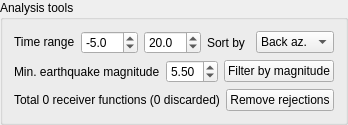
             <widget class="QGroupBox" name="groupBox_10">
              <property name="title">
               <string>Analysis tools</string>
              </property>
              <layout class="QVBoxLayout" name="verticalLayout_21">
               <item>
                <layout class="QHBoxLayout" name="horizontalLayout_3">
                 <item>
                  <widget class="QLabel" name="label_15">
                   <property name="sizePolicy">
                    <sizepolicy hsizetype="Fixed" vsizetype="Fixed">
                     <horstretch>0</horstretch>
                     <verstretch>0</verstretch>
                    </sizepolicy>
                   </property>
                   <property name="text">
                    <string>Time range</string>
                   </property>
                  </widget>
                 </item>
                 <item>
                  <widget class="QDoubleSpinBox" name="doubleSpinBox_7">
                   <property name="decimals">
                    <number>1</number>
                   </property>
                   <property name="minimum">
                    <double>-20.000000000000000</double>
                   </property>
                   <property name="maximum">
                    <double>120.000000000000000</double>
                   </property>
                   <property name="singleStep">
                    <double>0.500000000000000</double>
                   </property>
                   <property name="value">
                    <double>-5.000000000000000</double>
                   </property>
                  </widget>
                 </item>
                 <item>
                  <widget class="QDoubleSpinBox" name="doubleSpinBox_8">
                   <property name="decimals">
                    <number>1</number>
                   </property>
                   <property name="minimum">
                    <double>-20.000000000000000</double>
                   </property>
                   <property name="maximum">
                    <double>120.000000000000000</double>
                   </property>
                   <property name="singleStep">
                    <double>0.500000000000000</double>
                   </property>
                   <property name="value">
                    <double>20.000000000000000</double>
                   </property>
                  </widget>
                 </item>
                 <item>
                  <widget class="QLabel" name="label_7">
                   <property name="text">
                    <string>Sort by</string>
                   </property>
                  </widget>
                 </item>
                 <item>
                  <widget class="QComboBox" name="comboBox_3">
                   <item>
                    <property name="text">
                     <string>Back az.</string>
                    </property>
                   </item>
                   <item>
                    <property name="text">
                     <string>Distance</string>
                    </property>
                   </item>
                  </widget>
                 </item>
                </layout>
               </item>
               <item>
                <layout class="QHBoxLayout" name="horizontalLayout_2">
                 <item>
                  <widget class="QLabel" name="label_36">
                   <property name="text">
                    <string>Min. earthquake magnitude</string>
                   </property>
                  </widget>
                 </item>
                 <item>
                  <widget class="QDoubleSpinBox" name="doubleSpinBox_29">
                   <property name="maximum">
                    <double>7.000000000000000</double>
                   </property>
                   <property name="singleStep">
                    <double>0.500000000000000</double>
                   </property>
                   <property name="value">
                    <double>5.500000000000000</double>
                   </property>
                  </widget>
                 </item>
                 <item>
                  <widget class="QPushButton" name="pushButton_17">
                   <property name="text">
                    <string>Filter by magnitude</string>
                   </property>
                  </widget>
                 </item>
                </layout>
               </item>
               <item>
                <layout class="QHBoxLayout" name="horizontalLayout_5">
                 <item>
                  <widget class="QLabel" name="label_24">
                   <property name="text">
                    <string>Total 0 receiver functions (0 discarded)</string>
                   </property>
                  </widget>
                 </item>
                 <item>
                  <widget class="QPushButton" name="pushButton_16">
                   <property name="text">
                    <string>Remove rejections</string>
                   </property>
                  </widget>
                 </item>
                </layout>
               </item>
              </layout>
             </widget>
